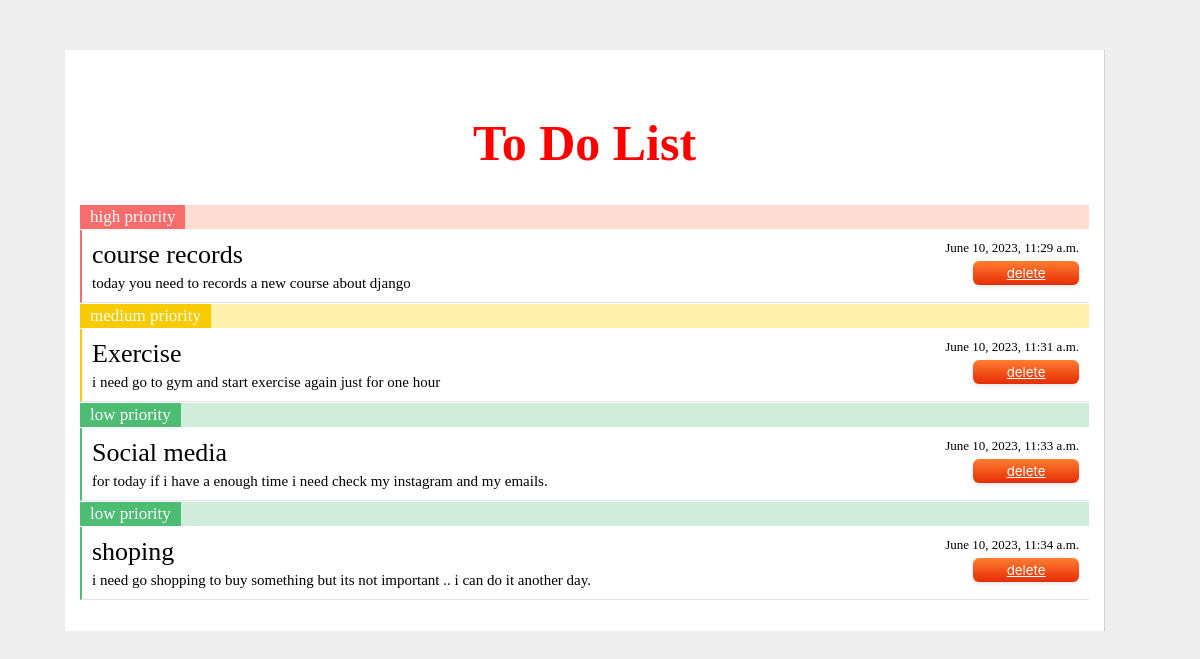
The page / on the database its author committed.
### todo/models.py (models this page shows, shortened)
class TODO(models.Model):
    STATUS=(
        ("H","HIGH"),
        ("M", "MEDIUM"),
        ("L","LOW"),
    )
    title=models.CharField(max_length=150)
    text=models.TextField()
    created=models.DateTimeField(auto_now_add=True)
    status=models.CharField(choices=STATUS,max_length=10)

### todo/views.py (the view)
# urls.py: path('',test,name='todo'),
def test(request):
    notes=TODO.objects.all()
    return render(request,'todo/home.html',{'notes':notes})

### todo/templates/todo/home.html (shortened to what this page needs)
{% extends '_base.html' %}
{% block context %}
<div class="container page-todo bootstrap snippets bootdeys">
    <div class="col-sm-7 tasks">
        <div class="task-list">
            <h1>To Do List</h1>
            {% for note in notes %}
            {% if 'H' in note.status %}
            <div class="priority high"><span>high priority</span></div>
            <div class="task high">
                <div class="desc">
                    <div class="title">{{note.title}}</div>
                    <div>{{note.text}}</div>
                </div>
                <div class="time">
                    <div class="date">{{note.created}}</div>
                    <button class="button-42" role="button"><a href='{% url 'delete' note.id %}' style="color:#ffffff;">delete</a></button>
                </div>
            </div>
            {% endif %}
            {% endfor %}
            {% for note in notes %}
            {% if "M" in note.status %}
                <div class="priority medium"><span>medium priority</span></div>
                <div class="task medium">
                    <div class="desc">
                        <div class="title">{{note.title}}</div>
                        <div>{{note.text}}</div>
                    </div>
                    <div class="time">
                        <div class="date">{{note.created}}</div>
                        <button class="button-42" role="button"><a href='{% url 'delete' note.id %}' style="color:#ffffff;">delete</a></button>
                    </div>
                </div>
                {% endif %}
                {% endfor %}
                {% for note in notes  %}
                {% if "L" in note.status %}
                <div class="priority low"><span>low priority</span></div>
                <div class="task low">
                    <div class="desc">
                        <div class="title">{{note.title}}</div>
                        <div>{{note.text}}</div>
                    </div>
                    <div class="time">
                        <div class="date">{{note.created}}</div>
                        <button class="button-42" role="button"><a href='{% url 'delete' note.id %}' style="color:#ffffff;">delete</a></button>
                    </div>
                </div>
                {% endif %}
                {% endfor %}
            </div>
        </div>
        </div>
{% endblock context %}

### templates/_base.html (shortened to what this page needs)
<!DOCTYPE html>
<html lang="en">
<head>
</head>
<body>
 {% block context %}{% endblock context %}
</body>
</html>

### templates/_base.html (style rules this page uses)
body { margin:80px; background:#eee; }
h1 { color:red; text-align:center; font-size:50px; }
.page-todo .tasks { background: #fff; padding: 0; border-right: 1px solid #d1d4d7; margin: -30px 15px -30px -15px }
.page-todo .task-list { padding: 30px 15px; height: 100% }
.page-todo .priority.high { background:#FFDDD2; margin-bottom: 1px }
.page-todo .priority.high span { background: #f86c6b; padding: 2px 10px; color: #fff; display: inline-block; font-size: 17px }
.page-todo .priority.medium { background: #fff0ab; margin-bottom: 1px }
.page-todo .priority.medium span { background: #f8cb00; padding: 2px 10px; color: #fff; display: inline-block; font-size: 17px }
.page-todo .priority.low { background: #cfedda; margin-bottom: 1px }
.page-todo .priority.low span { background: #4dbd74; padding: 2px 10px; color: #fff; display: inline-block; font-size: 17px }
.page-todo .task { border-bottom: 1px solid #e4e5e6; margin-bottom: 1px; position: relative }
.page-todo .task .desc { display: inline-block; width: 75%; padding: 10px 10px; font-size: 15px }
.page-todo .task .desc .title { font-size: 26px; margin-bottom: 5px }
.page-todo .task .time { display: inline-block; width: 15%; padding: 10px 10px 10px 0; font-size: 12px; text-align: right; position: absolute; top: 0; right: 0 }
.page-todo .task .time .date { font-size: 13px; margin-bottom: 5px }
.page-todo .task.high { border-left: 2px solid #f86c6b }
.page-todo .task.medium { border-left: 2px solid #f8cb00 }
.page-todo .task.low { border-left: 2px solid #4dbd74 }
.button-42 { background-color: initial; background-image: linear-gradient(-180deg, #FF7E31, #E62C03); border-radius: 6px; box-shadow: rgba(0, 0, 0, 0.1) 0 2px 4px; color: #FFFFFF; cursor: pointer; display: inline-block; font-family: Inter,-apple-system,system-ui,Roboto,"Helvetica Neue",Arial,sans-serif; height: 24px; line-height: 24px; outline: 0; overflow: hidden; padding: 0 20px; pointer-events: auto; position: relative; text-align: center; touch-action: manipulation; user-select: none; -webkit-user-select: none; vertical-align: top; white-space: nowrap; width: 70%; z-index: 9; border: 0; transition: box-shadow .2s; }

### rows shown on the page
TODO: title "course records", text "today you need to records a new course about django", created "June 10, 2023, 11:29 a.m."
TODO: title "Exercise", text "i need go to gym and start exercise again just for one hour", created "June 10, 2023, 11:31 a.m."
TODO: title "Social media", text "for today if i have a enough time i need check my instagram and my emails.", created "June 10, 2023, 11:33 a.m."
TODO: title "shoping", text "i need go shopping to buy something but its not important .. i can do it another day.", created "June 10, 2023, 11:34 a.m."
